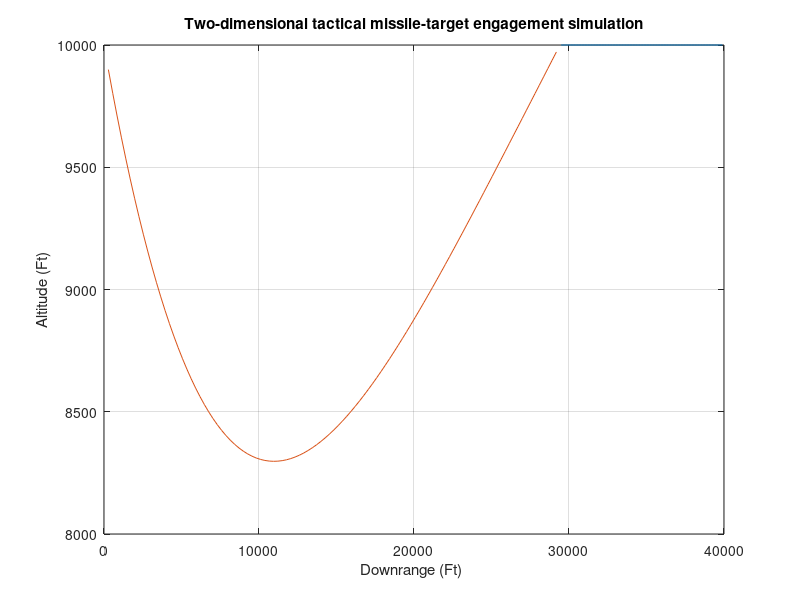
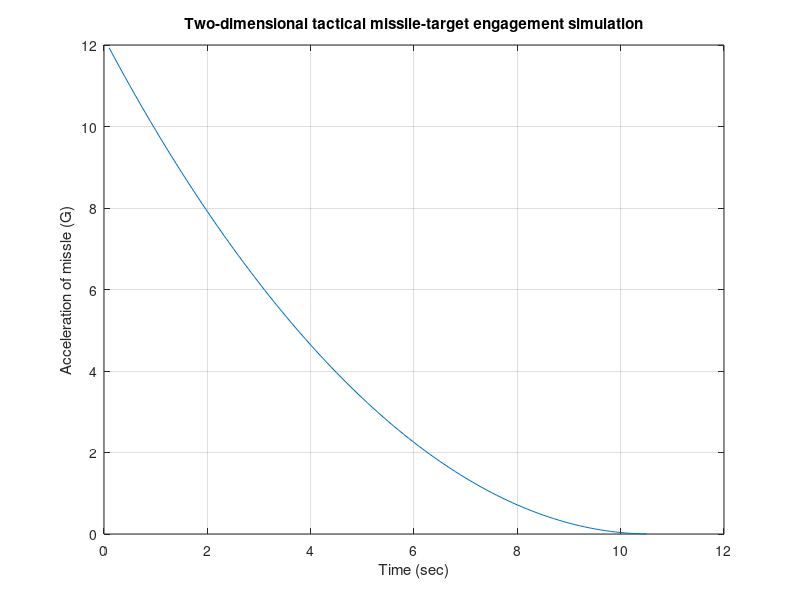

MATLAB code for these plots, in order:
n=0;
VM = 3000.;
VT = 1000.;
XNT = 0.;
HEDEG = -20.;
XNP = 4.;
RM1 = 0.;
RM2 = 10000.;
RT1 = 40000.;
RT2 = 10000.;
BETA=0.;
VT1=-VT*cos(BETA);
VT2=VT*sin(BETA);
HE=HEDEG/57.3;
T=0.;
S=0.;
RTM1=RT1-RM1;
RTM2=RT2-RM2;
RTM=sqrt(RTM1*RTM1+RTM2*RTM2);
XLAM=atan2(RTM2,RTM1); 
XLEAD=asin(VT*sin(BETA+XLAM)/VM);
THET=XLAM+XLEAD;
VM1=VM*cos(THET+HE);
VM2=VM*sin(THET+HE);
VTM1 = VT1 - VM1;
VTM2 = VT2 - VM2;
VC=-(RTM1*VTM1 + RTM2*VTM2)/RTM;
while VC >= 0 
  	if RTM < 1000
      		H=.0002;
   	else
      		H=.01;
   	end 
   	BETAOLD=BETA;
   	RT1OLD=RT1;
   	RT2OLD=RT2;
   	RM1OLD=RM1;
   	RM2OLD=RM2;
   	VM1OLD=VM1;
   	VM2OLD=VM2;
   	STEP=1;
	FLAG=0;
	while STEP <=1
		if FLAG==1
         		STEP=2;
			BETA=BETA+H*BETAD;
         		RT1=RT1+H*VT1;
        		RT2=RT2+H*VT2;
        		RM1=RM1+H*VM1;
        		RM2=RM2+H*VM2;
        		VM1=VM1+H*AM1;
        		VM2=VM2+H*AM2;
        		T=T+H;
		end
		RTM1=RT1-RM1;
      		RTM2=RT2-RM2;
      		RTM=sqrt(RTM1*RTM1+RTM2*RTM2);
      		VTM1=VT1-VM1;
      		VTM2=VT2-VM2;
      		VC=-(RTM1*VTM1+RTM2*VTM2)/RTM;
      		XLAM=atan2(RTM2,RTM1);
      		XLAMD=(RTM1*VTM2-RTM2*VTM1)/(RTM*RTM);
      		XNC=XNP*VC*XLAMD;
      		AM1=-XNC*sin(XLAM);
      		AM2=XNC*cos(XLAM);
      		VT1=-VT*cos(BETA);
      		VT2=VT*sin(BETA);
      		BETAD=XNT/VT;
		FLAG=1;
	end
	FLAG=0;
   	BETA=.5*(BETAOLD+BETA+H*BETAD);
   	RT1=.5*(RT1OLD+RT1+H*VT1);
   	RT2=.5*(RT2OLD+RT2+H*VT2);
   	RM1=.5*(RM1OLD+RM1+H*VM1);
   	RM2=.5*(RM2OLD+RM2+H*VM2);
   	VM1=.5*(VM1OLD+VM1+H*AM1);
   	VM2=.5*(VM2OLD+VM2+H*AM2);
   	S=S+H;
	if S>=.09999		
      		S=0.;
		n=n+1;
		ArrayT(n)=T;
		ArrayRT1(n)=RT1;
		ArrayRT2(n)=RT2;
		ArrayRM1(n)=RM1;
		ArrayRM2(n)=RM2;
		ArrayXNCG(n)=XNC/32.2;
		ArrayRTM(n)=RTM;
	end
end
RTM
figure
plot(ArrayRT1,ArrayRT2,ArrayRM1,ArrayRM2),grid
title('Two-dimensional tactical missile-target engagement simulation')
xlabel('Downrange (Ft) ')
ylabel('Altitude (Ft)')
figure
plot(ArrayT,ArrayXNCG),grid
title('Two-dimensional tactical missile-target engagement simulation')
xlabel('Time (sec)')
ylabel('Acceleration of missle (G)')
clc
output=[ArrayT',ArrayRT1',ArrayRT2',ArrayRM1',ArrayRM2',ArrayXNCG',ArrayRTM' ];
save datfil output -ascii
disp '*** Simulation Complete'
